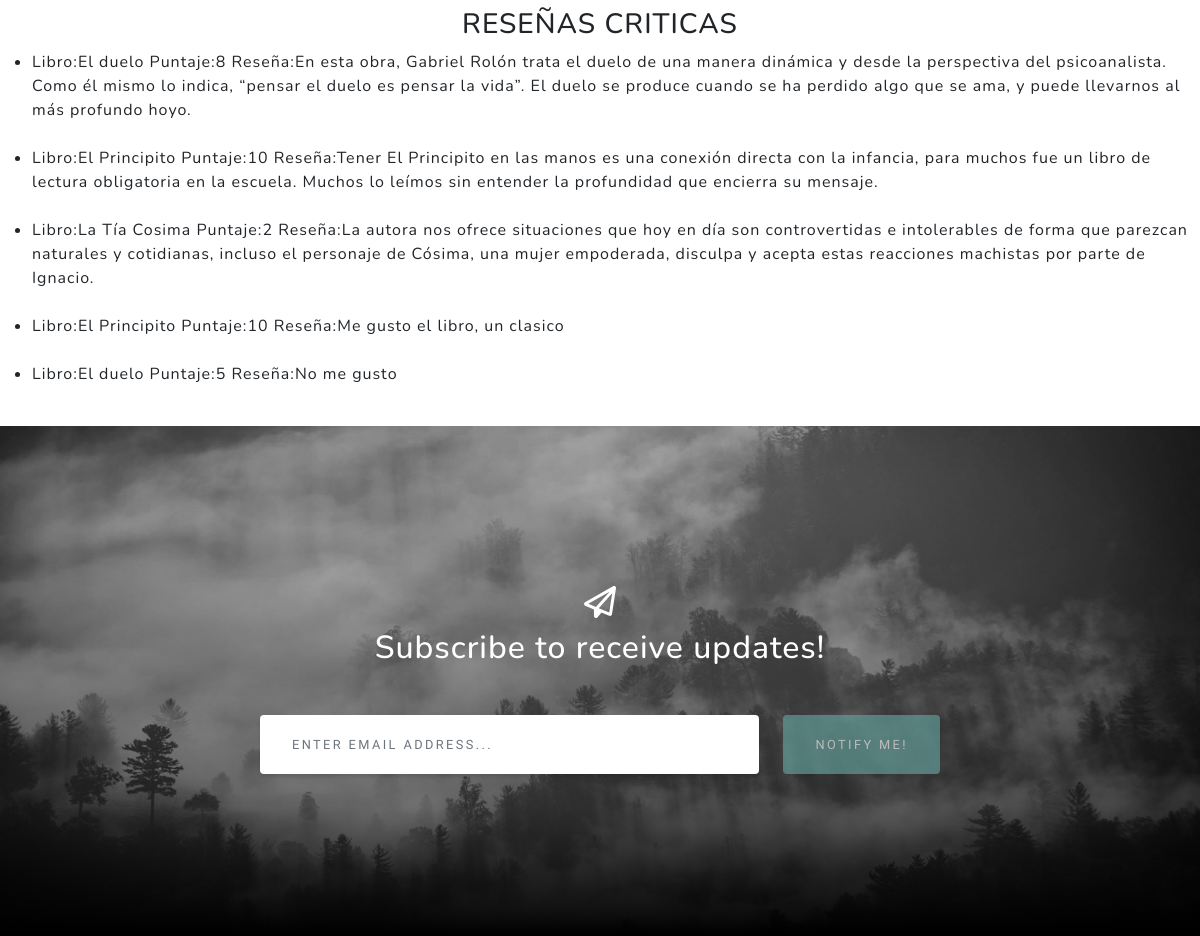
/AppLibreria/resenia (middle part), run on an earlier commit of the app's database.
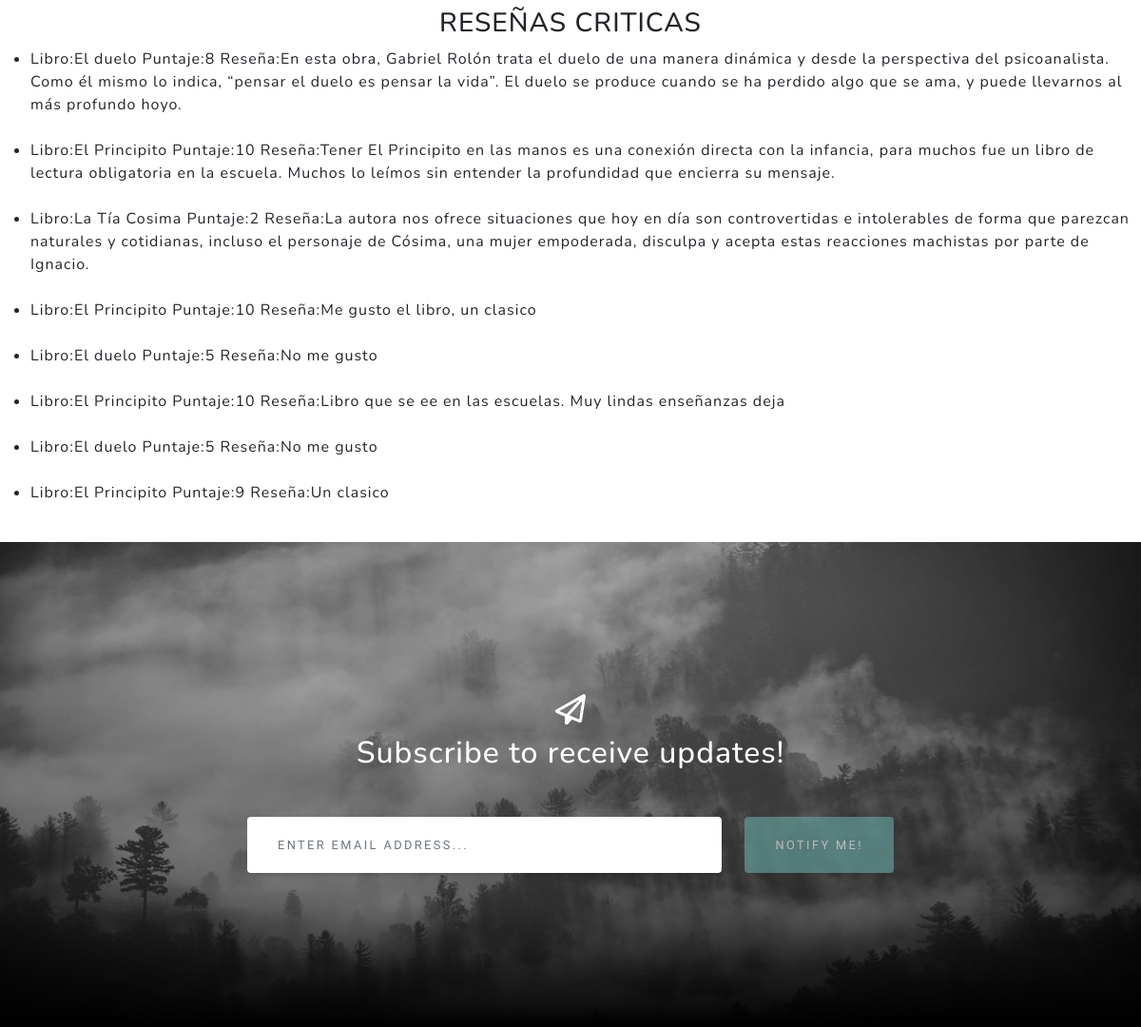
And on a later commit of the database.
### APP_Libreria/models.py (models this page shows, shortened)
class Resenia(models.Model):
    nombre_libro = models.CharField(max_length=64)
    puntaje = models.IntegerField()
    resenia = models.TextField(max_length=280)

### APP_Libreria/views.py (the view)
# urls.py: path("resenia", ReseniaList.as_view(), name="resenia"),
class ReseniaList(ListView):
    model= Resenia
    template_name= "resenia.html"

### APP_Libreria/templates/resenia.html (shortened to what this page needs)
{% extends "inicio.html" %}
{% load static %}
{% block libreria %}
<ul class="navbar-nav ms-auto">
    <li class="nav-item"><a class="nav-link" href="{% url 'resenia_nueva' %}"><h5 style="text-align:right">Presione aqui para dejar su reseña</h5></a></li>
</ul>
<h3 style="text-align:center">RESEÑAS CRITICAS</h3>
<ul>
    {% for Resenia in object_list %}
        <li>Libro:{{ Resenia.nombre_libro }}
            Puntaje:{{ Resenia.puntaje }}
            Reseña:{{ Resenia.resenia }}</li>
        <br>
    {% endfor %}
</ul>
{% endblock %}

What changed in the data, as far as the page shows it:
added Resenia: nombre_libro "El Principito", puntaje "10", resenia "Libro que se ee en las escuelas. Muy lindas enseñanzas deja"
added Resenia: nombre_libro "El duelo", puntaje "5", resenia "No me gusto"
added Resenia: nombre_libro "El Principito", puntaje "9", resenia "Un clasico"
